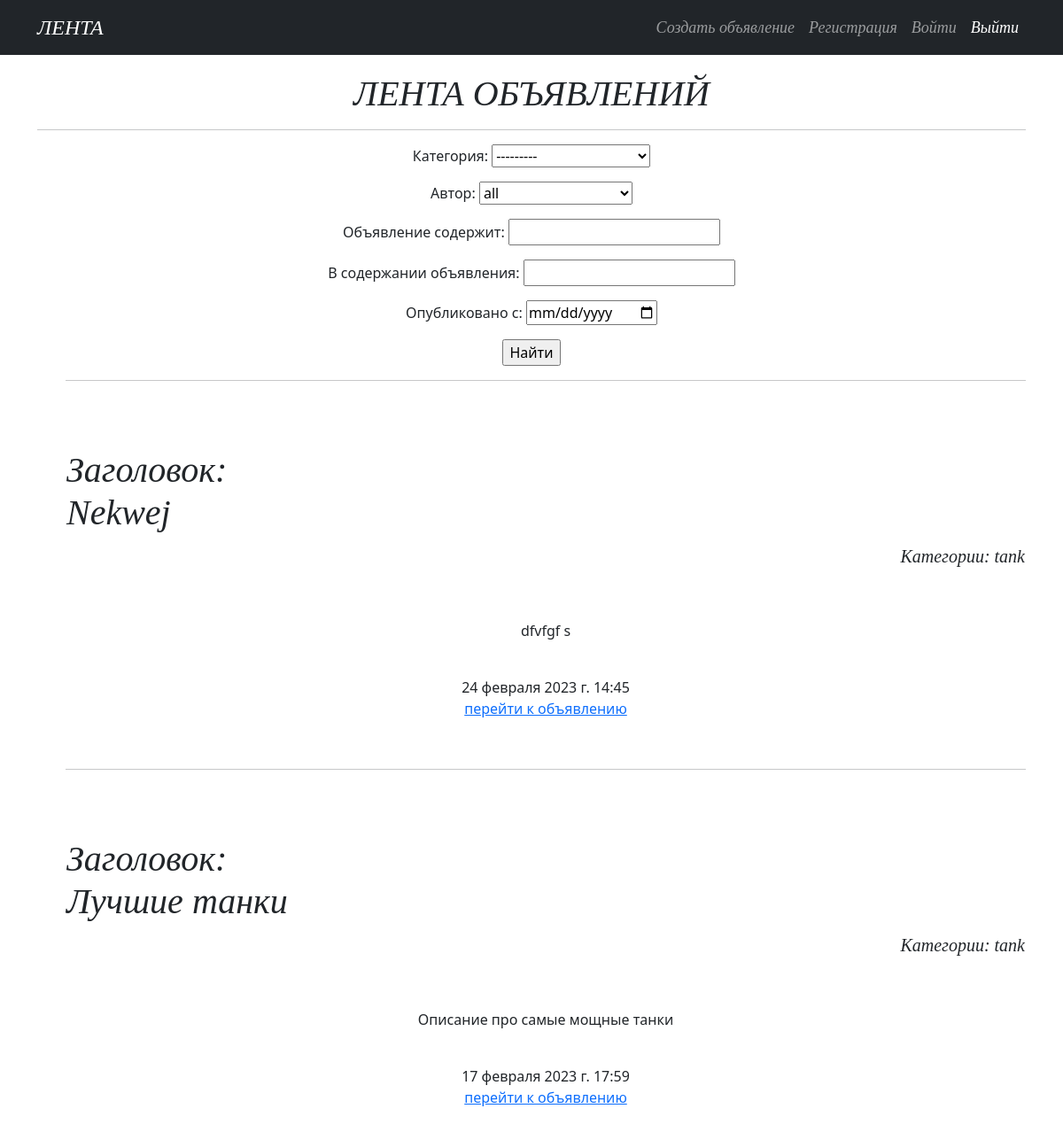
The app's page /article/ with its own data.
### service/models.py (models this page shows, shortened)
class Article(models.Model):
    TYPE = (
        ('tank', 'Танки'),
        ('heal', 'Хилы'),
        ('dd', 'ДД'),
        ('tank', 'Танки'),
        ('buyers', 'Торговцы'),
        ('gildemaster', 'Гилдмастеры'),
        ('quest', 'Квестгилверы'),
        ('smith', 'Кузнецы'),
        ('tanner', 'Кожевники'),
        ('potion', 'Зельевары'),
        ('spellmaster', 'Мастер заклинаний'),
    )
    author = models.ForeignKey(User, on_delete=models.CASCADE, verbose_name='автор')
    author_id = author.primary_key
    title = models.CharField(max_length=64, verbose_name='заголовок')
    text = models.CharField(max_length=64, verbose_name='текст')
    category = models.CharField(max_length=11, choices=TYPE, default='tank', verbose_name='категория')
    time_in = models.DateTimeField(auto_now_add=True)
    class Meta:
        verbose_name='статью'
        verbose_name_plural = 'Статьи'

### service/views.py (the view)
# urls.py: path('', ArticleList.as_view(), name='article'),
class ArticleList(ListView):
    model = Article
    ordering = '-id'
    template_name = 'article.html'
    context_object_name = 'article'
    def get_queryset(self):
        queryset = super().get_queryset()
        self.filterset = ArticleFilter(self.request.GET, queryset)
        return self.filterset.qs
    def get_context_data(self, **kwargs):
        context = super().get_context_data(**kwargs)
        context['filterset'] = self.filterset
        return context

### templates/article.html (shortened to what this page needs)
{% extends 'flatpages/default.html' %}
{% block content %}
<h1 style="text-align: center;margin-top: 20px;font-family: Candara;"><em>ЛЕНТА ОБЪЯВЛЕНИЙ</em></h1>
<hr>
<form style="text-align: midle;" action="" method="get">
    {{ filterset.form.as_p }}
    <input type="submit" value="Найти" />
</form>
{% for i in article %}
<ul>
    <hr>
    <p>&nbsp;</p>
    <table >
        <tbody>
        <tr>
            <td><h1 style="text-align: left;margin-top: 20px;font-family: Candara;"><em>Заголовок: {{ i.title }} </em></h1></td>
        </tr>
        <tr>
            <td></td>
            <td style="width: 800px;"><p style="text-align: right; font-size:20px; font-family: Candara;"><em>Категории: {{ i.category }}</em></p></td>
        </tr>
        </tbody>
    </table>
    <p>&nbsp;</p>
    {% autoescape off %}{{ i.text }}{% endautoescape %}
    <p>&nbsp;</p>
    {{ i.time_in }}
    <p><a href="/article/{{ i.id }}">перейти к объявлению</a></p>
    <p>&nbsp;</p>
</ul>
{% endfor %}
{% endblock content %}

### records on screen
Article: title "Nekwej", category "tank", text "dfvfgf s", time_in "24 февраля 2023 г. 14:45"
Article: title "Лучшие танки", category "tank", text "Описание про самые мощные танки", time_in "17 февраля 2023 г. 17:59"
